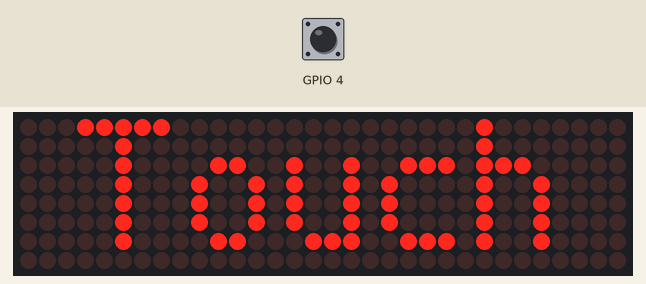
Recording of a sketch running on a simulated ESP32. On the bench: 32×8 LED matrix. The inputs (shaded band) are chosen by the test bench; at power-on: GPIO 4 HIGH.

Above: at 0.1 s.

The sketch:

sketch_may23b.ino
```cpp
#include <MD_Parola.h>
#include <MD_MAX72xx.h>
#include <SPI.h>
#define HARDWARE_TYPE MD_MAX72XX::FC16_HW
#define MAX_DEVICES 4
#define CS_PIN 5
MD_Parola Display = MD_Parola(HARDWARE_TYPE, CS_PIN, MAX_DEVICES);

void setup() {
  Display.begin();
  Display.setIntensity(0);
  Display.displayClear();
}

void loop() {
  int touch = touchRead(T0);
  Display.setTextAlignment(PA_CENTER);

  if (touch == 0){
     Display.print("NoTouch");
  }
  else {
     Display.print("Touch");
  }

  Display.setInvert(false);
  delay(1000);
}
```
